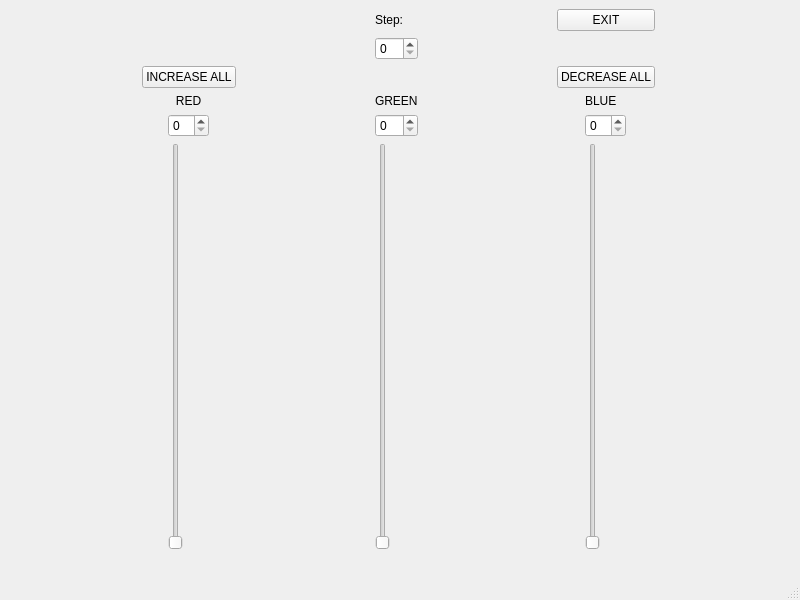
<?xml version="1.0" encoding="UTF-8"?>
<ui version="4.0">
 <class>MainWindow</class>
 <widget class="QMainWindow" name="MainWindow">
  <property name="geometry">
   <rect>
    <x>0</x>
    <y>0</y>
    <width>800</width>
    <height>600</height>
   </rect>
  </property>
  <property name="windowTitle">
   <string>MainWindow</string>
  </property>
  <widget class="QWidget" name="centralwidget">
   <property name="maximumSize">
    <size>
     <width>800</width>
     <height>559</height>
    </size>
   </property>
   <layout class="QGridLayout" name="gridLayout_4">
    <item row="4" column="0">
     <layout class="QGridLayout" name="gridLayout">
      <item row="1" column="0">
       <widget class="QLabel" name="labelRed">
        <property name="layoutDirection">
         <enum>Qt::LeftToRight</enum>
        </property>
        <property name="text">
         <string>RED</string>
        </property>
        <property name="alignment">
         <set>Qt::AlignCenter</set>
        </property>
       </widget>
      </item>
      <item row="2" column="0">
       <widget class="QSpinBox" name="spinBoxRed"/>
      </item>
      <item row="3" column="0">
       <widget class="QSlider" name="verticalSliderRed">
        <property name="orientation">
         <enum>Qt::Vertical</enum>
        </property>
       </widget>
      </item>
     </layout>
    </item>
    <item row="4" column="2">
     <layout class="QGridLayout" name="gridLayout_3">
      <item row="0" column="0">
       <widget class="QLabel" name="labelBlue">
        <property name="text">
         <string>BLUE</string>
        </property>
       </widget>
      </item>
      <item row="1" column="0">
       <widget class="QSpinBox" name="spinBoxBlue"/>
      </item>
      <item row="2" column="0">
       <widget class="QSlider" name="verticalSliderBlue">
        <property name="orientation">
         <enum>Qt::Vertical</enum>
        </property>
       </widget>
      </item>
     </layout>
    </item>
    <item row="3" column="0">
     <widget class="QPushButton" name="pushButtonIncrease">
      <property name="text">
       <string>INCREASE ALL</string>
      </property>
     </widget>
    </item>
    <item row="1" column="1">
     <widget class="QSpinBox" name="spinBoxStep"/>
    </item>
    <item row="0" column="2">
     <widget class="QPushButton" name="pushButtonExit">
      <property name="text">
       <string>EXIT</string>
      </property>
     </widget>
    </item>
    <item row="3" column="2">
     <widget class="QPushButton" name="pushButtonDecrease">
      <property name="text">
       <string>DECREASE ALL</string>
      </property>
     </widget>
    </item>
    <item row="4" column="1">
     <layout class="QGridLayout" name="gridLayout_2">
      <item row="2" column="0">
       <widget class="QSlider" name="verticalSliderGreen">
        <property name="orientation">
         <enum>Qt::Vertical</enum>
        </property>
       </widget>
      </item>
      <item row="1" column="0">
       <widget class="QSpinBox" name="spinBoxGreen"/>
      </item>
      <item row="0" column="0">
       <widget class="QLabel" name="labelGreen">
        <property name="text">
         <string>GREEN</string>
        </property>
       </widget>
      </item>
     </layout>
    </item>
    <item row="0" column="1">
     <widget class="QLabel" name="labelStep">
      <property name="text">
       <string>Step:</string>
      </property>
     </widget>
    </item>
   </layout>
  </widget>
  <widget class="QMenuBar" name="menubar">
   <property name="geometry">
    <rect>
     <x>0</x>
     <y>0</y>
     <width>800</width>
     <height>19</height>
    </rect>
   </property>
  </widget>
  <widget class="QStatusBar" name="statusBar"/>
 </widget>
 <resources/>
 <connections>
  <connection>
   <sender>verticalSliderBlue</sender>
   <signal>valueChanged(int)</signal>
   <receiver>spinBoxBlue</receiver>
   <slot>setValue(int)</slot>
   <hints>
    <hint type="sourcelabel">
     <x>651</x>
     <y>566</y>
    </hint>
    <hint type="destinationlabel">
     <x>651</x>
     <y>149</y>
    </hint>
   </hints>
  </connection>
  <connection>
   <sender>spinBoxBlue</sender>
   <signal>valueChanged(int)</signal>
   <receiver>verticalSliderBlue</receiver>
   <slot>setValue(int)</slot>
   <hints>
    <hint type="sourcelabel">
     <x>670</x>
     <y>146</y>
    </hint>
    <hint type="destinationlabel">
     <x>648</x>
     <y>277</y>
    </hint>
   </hints>
  </connection>
  <connection>
   <sender>spinBoxGreen</sender>
   <signal>valueChanged(int)</signal>
   <receiver>verticalSliderGreen</receiver>
   <slot>setValue(int)</slot>
   <hints>
    <hint type="sourcelabel">
     <x>414</x>
     <y>145</y>
    </hint>
    <hint type="destinationlabel">
     <x>388</x>
     <y>324</y>
    </hint>
   </hints>
  </connection>
  <connection>
   <sender>verticalSliderGreen</sender>
   <signal>valueChanged(int)</signal>
   <receiver>spinBoxGreen</receiver>
   <slot>setValue(int)</slot>
   <hints>
    <hint type="sourcelabel">
     <x>389</x>
     <y>561</y>
    </hint>
    <hint type="destinationlabel">
     <x>396</x>
     <y>144</y>
    </hint>
   </hints>
  </connection>
  <connection>
   <sender>spinBoxRed</sender>
   <signal>valueChanged(int)</signal>
   <receiver>verticalSliderRed</receiver>
   <slot>setValue(int)</slot>
   <hints>
    <hint type="sourcelabel">
     <x>142</x>
     <y>150</y>
    </hint>
    <hint type="destinationlabel">
     <x>125</x>
     <y>516</y>
    </hint>
   </hints>
  </connection>
  <connection>
   <sender>verticalSliderRed</sender>
   <signal>valueChanged(int)</signal>
   <receiver>spinBoxRed</receiver>
   <slot>setValue(int)</slot>
   <hints>
    <hint type="sourcelabel">
     <x>124</x>
     <y>516</y>
    </hint>
    <hint type="destinationlabel">
     <x>127</x>
     <y>140</y>
    </hint>
   </hints>
  </connection>
  <connection>
   <sender>verticalSliderRed</sender>
   <signal>valueChanged(int)</signal>
   <receiver>MainWindow</receiver>
   <slot>onNewSliderValue(int)</slot>
   <hints>
    <hint type="sourcelabel">
     <x>128</x>
     <y>296</y>
    </hint>
    <hint type="destinationlabel">
     <x>240</x>
     <y>283</y>
    </hint>
   </hints>
  </connection>
  <connection>
   <sender>spinBoxRed</sender>
   <signal>valueChanged(int)</signal>
   <receiver>MainWindow</receiver>
   <slot>onNewSliderValue(int)</slot>
   <hints>
    <hint type="sourcelabel">
     <x>124</x>
     <y>153</y>
    </hint>
    <hint type="destinationlabel">
     <x>242</x>
     <y>236</y>
    </hint>
   </hints>
  </connection>
  <connection>
   <sender>spinBoxGreen</sender>
   <signal>valueChanged(int)</signal>
   <receiver>MainWindow</receiver>
   <slot>onNewSliderValue(int)</slot>
   <hints>
    <hint type="sourcelabel">
     <x>378</x>
     <y>148</y>
    </hint>
    <hint type="destinationlabel">
     <x>485</x>
     <y>218</y>
    </hint>
   </hints>
  </connection>
  <connection>
   <sender>verticalSliderGreen</sender>
   <signal>valueChanged(int)</signal>
   <receiver>MainWindow</receiver>
   <slot>onNewSliderValue(int)</slot>
   <hints>
    <hint type="sourcelabel">
     <x>386</x>
     <y>375</y>
    </hint>
    <hint type="destinationlabel">
     <x>497</x>
     <y>352</y>
    </hint>
   </hints>
  </connection>
  <connection>
   <sender>spinBoxBlue</sender>
   <signal>valueChanged(int)</signal>
   <receiver>MainWindow</receiver>
   <slot>onNewSliderValue(int)</slot>
   <hints>
    <hint type="sourcelabel">
     <x>681</x>
     <y>146</y>
    </hint>
    <hint type="destinationlabel">
     <x>723</x>
     <y>176</y>
    </hint>
   </hints>
  </connection>
  <connection>
   <sender>verticalSliderBlue</sender>
   <signal>valueChanged(int)</signal>
   <receiver>MainWindow</receiver>
   <slot>onNewSliderValue(int)</slot>
   <hints>
    <hint type="sourcelabel">
     <x>651</x>
     <y>379</y>
    </hint>
    <hint type="destinationlabel">
     <x>731</x>
     <y>367</y>
    </hint>
   </hints>
  </connection>
 </connections>
 <slots>
  <slot>onNewSliderValue(int)</slot>
 </slots>
</ui>
